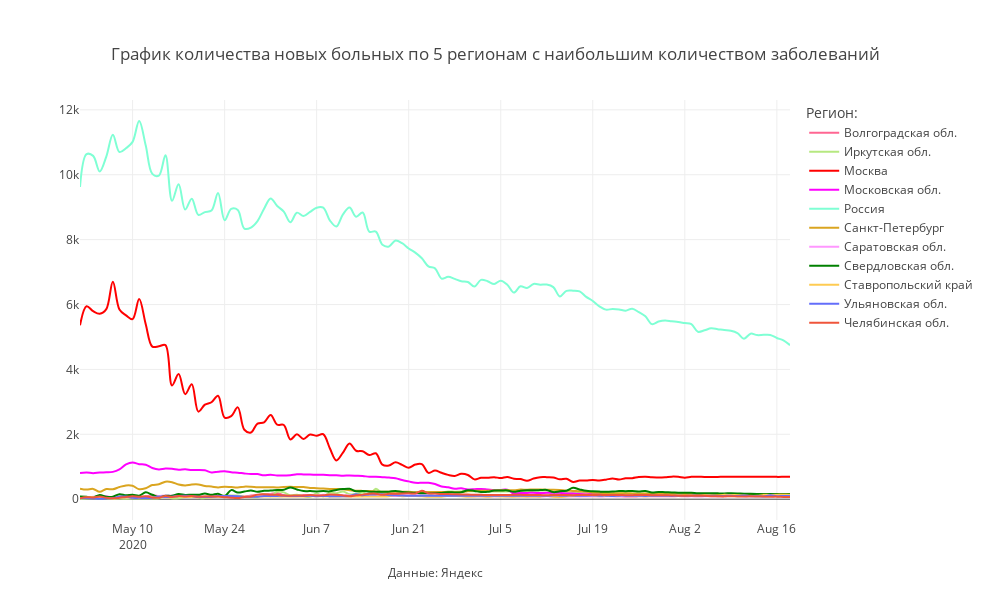

Notebook source saved alongside this figure:
### Code cell
mask = (X.Date>datetime.date(2020,5,1))&(X.Region.isin(regions_towatch))
#mask = (X.Region.isin(regions_towatch))

fig = px.line(X[mask], y="Day_confirmed", x="Date",
                             color="Region", line_group="Region",
              line_shape="spline", render_mode="notebook",labels={'Region':'Регион:'},
              color_discrete_map={
                "Москва": "red",
                "Московская обл.": "magenta",
                "Санкт-Петербург": "goldenrod",
                "Нижегородская обл.": "darkblue",
                "Свердловская обл.": "green",
                 'Россия': 'aquamarine'},
             title="График количества новых больных по 5 регионам с наибольшим количеством заболеваний")

fig.update_layout(
    annotations=[
            dict(
            x=0.5,
            y=-0.15,
            showarrow=False,
            text="Данные: Яндекс",
            xref="paper",
            yref="paper")],
           
                  title_x = 0.5,
                  title_y= 0.9,
                  title_xanchor = "center",
                  title_yanchor = "bottom", 
                  
                  width = 990, height = 600,template = 'gridon',
    
    
                  xaxis_title='',yaxis_title = ''
)

fig.show()
